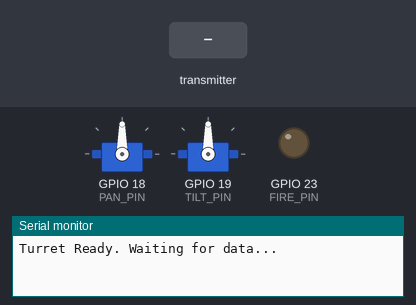
Bench run of a sketch on a simulated ESP32. Shown: 2 × servo, output pins drawn as LEDs (lit = HIGH), the last lines printed to the serial monitor. The inputs (shaded band) are chosen by the test bench.

Above: at 1.2 s.
1.3 s: the transmitter starts sending panAngle = 0
At 2.5 s:
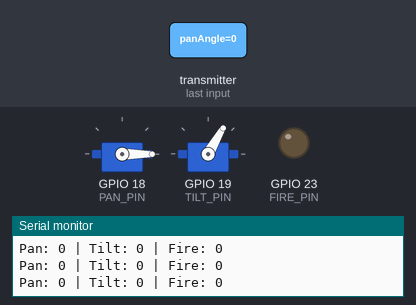
2.8 s: the transmitter starts sending tiltAngle = 90
At 3.7 s:
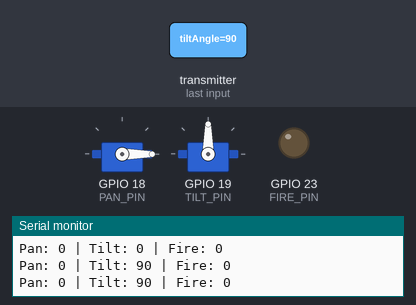
4.3 s: the transmitter starts sending fire = 1
At 4.8 s:
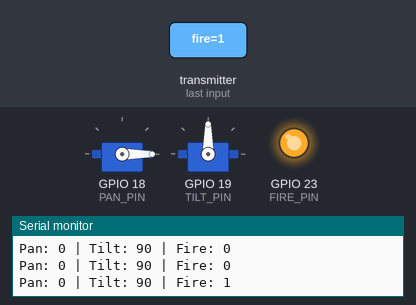
5.8 s: the transmitter starts sending panAngle = 45
At 7.0 s:
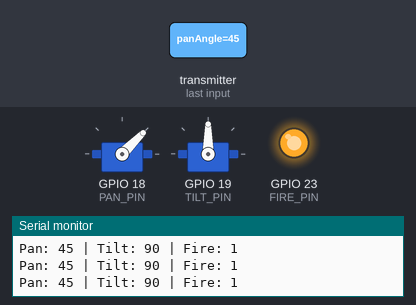
7.3 s: the transmitter starts sending tiltAngle = 0
At 8.3 s:
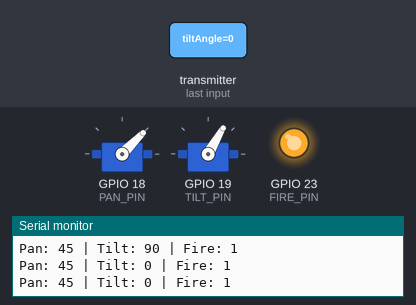
8.8 s: the transmitter starts sending fire = 0
At 9.4 s:
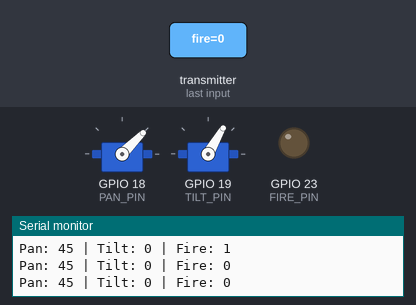
Timing chart, 0 to 11.3 s (numbered marks = the images above; inputs shaded):
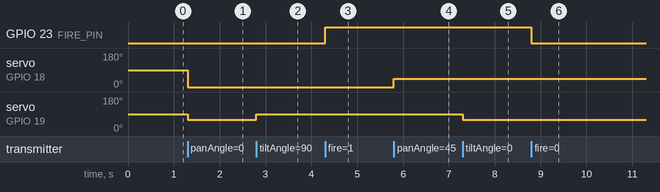

Measured:
- after the input at 1.3 s, servo on GPIO 18 (PAN_PIN): 90° → 0° at once; servo on GPIO 19 (TILT_PIN): 90° → 60° at once
- after the input at 2.8 s, servo on GPIO 19 (TILT_PIN): 60° → 90° at once
- after the input at 4.3 s, GPIO 23 (FIRE_PIN): LOW → HIGH at once
- after the input at 5.8 s, servo on GPIO 18 (PAN_PIN): 0° → 45° at once
- after the input at 7.3 s, servo on GPIO 19 (TILT_PIN): 90° → 60° at once
- after the input at 8.8 s, GPIO 23 (FIRE_PIN): HIGH → LOW at once

The sketch:

GCTturretfinal.sketch_apr10a.ino
```cpp
#include <WiFi.h>
#include <esp_now.h>
#include <ESP32Servo.h>

// Servo objects
Servo servoPan;
Servo servoTilt;

#define PAN_PIN   18
#define TILT_PIN  19
#define FIRE_PIN  23   // Relay / LED / MOSFET trigger

// Structure MUST match transmitter exactly
typedef struct DataPacket {
  int panAngle;
  int tiltAngle;
  bool fire;
} DataPacket;

DataPacket receivedData;

// Callback function when data is received
void onDataRecv(const esp_now_recv_info *info, const uint8_t *incomingData, int len) {
  memcpy(&receivedData, incomingData, sizeof(receivedData));

  // Debug print
  Serial.print("Pan: ");
  Serial.print(receivedData.panAngle);
  Serial.print(" | Tilt: ");
  Serial.print(receivedData.tiltAngle);
  Serial.print(" | Fire: ");
  Serial.println(receivedData.fire);

  // Apply constraints (safety)
  int pan = constrain(receivedData.panAngle, 0, 180);
  int tilt = constrain(receivedData.tiltAngle, 60, 120);

  // Move servos
  servoPan.write(pan);
  servoTilt.write(tilt);

  // Fire control
  digitalWrite(FIRE_PIN, receivedData.fire ? HIGH : LOW);
}

void setup() {
  Serial.begin(115200);

  // Servo setup
  servoPan.attach(PAN_PIN);
  servoTilt.attach(TILT_PIN);

  pinMode(FIRE_PIN, OUTPUT);
  digitalWrite(FIRE_PIN, LOW);

  // WiFi in station mode (required for ESP-NOW)
  WiFi.mode(WIFI_STA);

  // Init ESP-NOW
  if (esp_now_init() != ESP_OK) {
    Serial.println("ESP-NOW init failed");
    return;
  }

  // Register receive callback
  esp_now_register_recv_cb(onDataRecv);

  Serial.println("Turret Ready. Waiting for data...");
}
```
